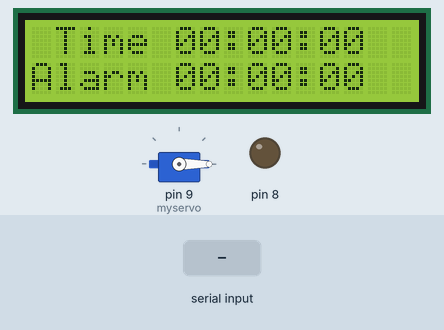
A sketch run on a simulated Arduino Uno, built with avr-gcc and run on an emulated ATmega328P. On the bench: 16×2 character LCD, servo, output pins drawn as LEDs (lit = HIGH). The test bench sets the inputs (shaded band).

Above: at 0.2 s.
At 1.3 s:
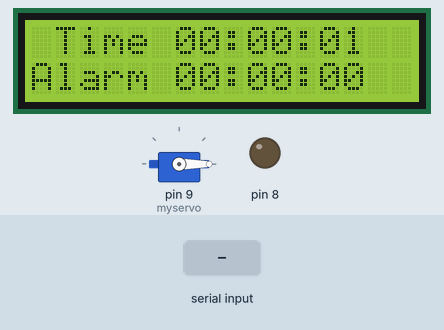
1.4 s: "30,150\n" received over Serial
At 3.2 s:
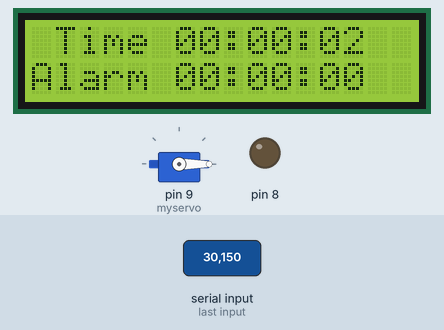
Timing chart, 0 to 4.7 s (numbered marks = the images above; inputs shaded):
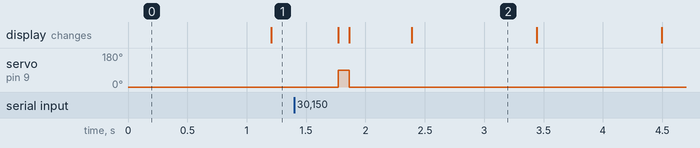

The sketch:

servo_1.ino
```cpp
#include <LiquidCrystal_I2C.h>
#include<Servo.h>

Servo myservo;
LiquidCrystal_I2C lcd(0x27,16,2);

int seconds;
int prevtime = 0;

int hours = 0;
int mins = 0;

int ahours = 0;
int amins = 0;

void setup(){
  lcd.init();
  lcd.backlight();
  lcd.begin(16,2);
  Serial.begin(9600);
  Serial.begin(9600);
  myservo.attach(9);
  pinMode(8,OUTPUT);
  pinMode(10,INPUT);
}//setup()

void loop(){
  char theDay[4];
  int a = 0;
  int i = 0;
  int day;

  myservo.write(0);
  //시간 변경
  seconds = (millis() / 1000);
     if(prevtime < (seconds - 59))
     {
      mins++;
      prevtime = seconds;
     }

  //현재 시간 표시
  if(mins > 59)
     {
      hours++;
      mins = 0;
     }

     if(hours > 23)
     {
      hours = 0;
     }

  lcd.setCursor(1,0);
  lcd.print("Time ");
  if (hours < 10)
  {
    lcd.print("0");
    lcd.print(hours);
  }
  else
  {
    lcd.print(hours);
  }

    lcd.print(":");

  if (mins < 10)
  {
    lcd.print("0");
      lcd.print(mins);
  }
  else
  {
      lcd.print(mins);
  }

   lcd.print(":");

  if (seconds >59)
  {
    seconds = seconds-prevtime;
  }


  if (seconds < 10)
  {
    lcd.print("0");
    lcd.print(seconds);
  }
  else
  {
    lcd.print(seconds);
  }

  //알람 시간
  lcd.setCursor(0,1);
  lcd.print("Alarm ");
  if(ahours < 10)
  {
    lcd.print("0");
    lcd.print(ahours);
  }
  else
    lcd.print(ahours);

    lcd.print(":");

  if (amins < 10)
  {
    lcd.print("0");
    lcd.print(amins);
  }
  else
  {
     lcd.print(amins);
  }
  if(amins > 59){
    ahours++;
    amins = 0;
  }
  if(ahours > 23){
    ahours = 0;
  }

  lcd.print(":00");
  delay(500);

  //시리얼 통신을 통해 알람시간을 입력받고 시리얼 모니터에 출력
  if(Serial.available()) {
    while(Serial.available()) {
      theDay[i] = Serial.read();
      i++;
    }
    day = atoi(theDay);
    ahours = day/100;
    amins = day%100;
    if(ahours > 23){
      ahours = 0;
      amins = 0;
    }
    if(amins > 60){
      ahours = 0;
      amins = 0;
    }
  }

  //알람이 울릴시간인지 체크
  if(ahours == hours && amins == mins && amins != 0){
    myservo.write(179);
    while(a<4){
      tone(8, 1000);
      delay(100);
      noTone(8);
      delay(100);
      tone(8, 1000);
      delay(100);
      noTone(8);
      delay(100);
      tone(8, 1000);
      delay(100);
      noTone(8);
      delay(100);
      tone(8, 1000);
      delay(100);
      noTone(8);
      delay(1000);
      a++;
    }
    ahours = 0;
    amins = 0;
  }
}//loop()
```

Measured:
- after the input at 1.4 s, servo on pin 9 (myservo): 0° → 90° after 0.37 s, → 0° 0.09 s later; the display: first changes after 0.37 s (image 2 shows a later state)
- what the display in image 2 shows lasts 1.0 s, from 2.4 s to 3.4 s
